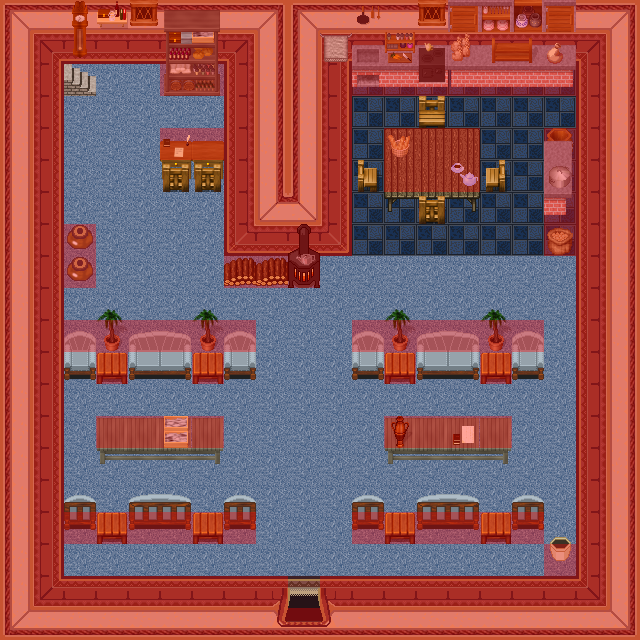

Tiled map render using the project's own tile images. Description and the map definition, with tile-layer contents summarised, below:
An orthogonal 20x20 tile map with 32x32 px tiles, 5 tile layers (0_floor, 1_terrain, 2_object, 3_roof, ...), 2 hidden layers not drawn, 32 tilesets.

<map version="1.2" tiledversion="1.2.0" orientation="orthogonal" renderorder="right-down" width="20" height="20" tilewidth="32" tileheight="32" infinite="0" nextlayerid="8" nextobjectid="1">
 <tileset firstgid="1" name="wall red" tilewidth="32" tileheight="32" tilecount="16" columns="4">
  <image source="../../tileset/building/wall/int_wall_dark_red.png" width="128" height="128" />
 </tileset>
 <tileset firstgid="17" name="int red wall" tilewidth="32" tileheight="32" tilecount="16" columns="4">
  <image source="../../tileset/building/wall/int_wall_dark_red_corners.png" width="128" height="128" />
 </tileset>
 <tileset firstgid="33" name="int red wall corners" tilewidth="32" tileheight="32" tilecount="8" columns="2">
  <image source="../../tileset/building/wall/int_wall_dark_red_corners_2.png" width="64" height="128" />
 </tileset>
 <tileset firstgid="41" name="dark red ns" tilewidth="32" tileheight="32" tilecount="12" columns="3">
  <image source="../../tileset/building/entrance/dark_red_ns.png" width="96" height="128" />
 </tileset>
 <tileset firstgid="53" name="pot on stone" tilewidth="32" tileheight="32" tilecount="1" columns="1">
  <image source="../../tileset/item/pot/pot_on_stone.png" width="32" height="32" />
 </tileset>
 <tileset firstgid="54" name="logic/collision" tilewidth="32" tileheight="32" tilecount="1" columns="1">
  <image source="../../tileset/logic/collision.png" width="32" height="32" />
 </tileset>
 <tileset firstgid="55" name="towels" tilewidth="32" tileheight="32" tilecount="24" columns="6">
  <image source="../../tileset/item/textile/towels.png" width="192" height="128" />
 </tileset>
 <tileset firstgid="79" name="window centered" tilewidth="32" tileheight="32" tilecount="1" columns="1">
  <image source="../../tileset/building/window/window_centered.png" width="32" height="32" />
 </tileset>
 <tileset firstgid="80" name="warmer" tilewidth="32" tileheight="32" tilecount="2" columns="1">
  <image source="../../tileset/furniture/kitchen/warmer.png" width="32" height="64" />
 </tileset>
 <tileset firstgid="82" name="barrel" tilewidth="32" tileheight="32" tilecount="2" columns="1">
  <image source="../../tileset/item/pot/barrel.png" width="32" height="64" />
 </tileset>
 <tileset firstgid="84" name="chair wooden" tilewidth="32" tileheight="32" tilecount="5" columns="5">
  <image source="../../tileset/furniture/chair/wooden.png" width="160" height="32" />
 </tileset>
 <tileset firstgid="89" name="sofa chair blue" tilewidth="32" tileheight="32" tilecount="12" columns="3">
  <image source="../../tileset/furniture/chair/sofa_chair_blue.png" width="96" height="128" />
 </tileset>
 <tileset firstgid="101" name="floor tiles" tilewidth="32" tileheight="32" tilecount="9" columns="3">
  <image source="../../tileset/ground/indoor/floor_tiles.png" width="96" height="96" />
 </tileset>
 <tileset firstgid="110" name="bottles and cups" tilewidth="32" tileheight="32" tilecount="16" columns="4">
  <image source="../../tileset/item/drink/bottles_and_cups.png" width="128" height="128" />
 </tileset>
 <tileset firstgid="126" name="bread" tilewidth="32" tileheight="32" tilecount="4" columns="4">
  <image source="../../tileset/item/food/bread.png" width="128" height="32" />
 </tileset>
 <tileset firstgid="130" name="books" tilewidth="32" tileheight="32" tilecount="4" columns="2">
  <image source="../../tileset/item/documents/books.png" width="64" height="64" />
 </tileset>
 <tileset firstgid="134" name="boxes" tilewidth="32" tileheight="32" tilecount="4" columns="2">
  <image source="../../tileset/item/boxes.png" width="64" height="64" />
 </tileset>
 <tileset firstgid="138" name="table gray plain" tilewidth="32" tileheight="32" tilecount="9" columns="3">
  <image source="../../tileset/furniture/table/grey_plain.png" width="96" height="96" />
 </tileset>
 <tileset firstgid="147" name="shelf 3" tilewidth="32" tileheight="32" tilecount="10" columns="2">
  <image source="../../tileset/furniture/shelve/shelf_3.png" width="64" height="160" />
 </tileset>
 <tileset firstgid="157" name="desk" tilewidth="32" tileheight="32" tilecount="4" columns="2">
  <image source="../../tileset/furniture/table/desk.png" width="64" height="64" />
 </tileset>
 <tileset firstgid="161" name="kitchen cabnets" tilewidth="32" tileheight="32" tilecount="44" columns="4">
  <image source="../../tileset/furniture/kitchen/cabinets.png" width="128" height="352" />
 </tileset>
 <tileset firstgid="205" name="household items" tilewidth="32" tileheight="32" tilecount="16" columns="4">
  <image source="../../tileset/item/household/food_preparation.png" width="128" height="128" />
 </tileset>
 <tileset firstgid="221" name="planted container" tilewidth="32" tileheight="32" tilecount="16" columns="4">
  <image source="../../tileset/plant/flower/planted_containers.png" width="128" height="128" />
 </tileset>
 <tileset firstgid="237" name="square" tilewidth="32" tileheight="32" tilecount="1" columns="1">
  <image source="../../tileset/furniture/table/square.png" width="32" height="32" />
 </tileset>
 <tileset firstgid="238" name="dark red detail ns" tilewidth="32" tileheight="32" tilecount="12" columns="3">
  <image source="../../tileset/building/entrance/dark_red_ns_detail.png" width="96" height="128" />
 </tileset>
 <tileset firstgid="250" name="items" tilewidth="32" tileheight="32" tilecount="4" columns="2">
  <image source="../../tileset/item/household/food_preparation_2.png" width="64" height="64" />
 </tileset>
 <tileset firstgid="254" name="items2" tilewidth="32" tileheight="32" tilecount="4" columns="2">
  <image source="../../tileset/item/drink/casks.png" width="64" height="64" />
 </tileset>
 <tileset firstgid="258" name="wooden clock" tilewidth="32" tileheight="32" tilecount="6" columns="1">
  <image source="../../tileset/furniture/clock/wooden_clock.png" width="32" height="192" />
 </tileset>
 <tileset firstgid="264" name="vendors table" tilewidth="32" tileheight="32" tilecount="35" columns="7">
  <image source="../../tileset/furniture/table/vendors_table.png" width="224" height="160" />
 </tileset>
 <tileset firstgid="299" name="stairs" tilewidth="32" tileheight="32" tilecount="12" columns="2">
  <image source="../../tileset/building/stairs/stairs.png" width="64" height="192" />
 </tileset>
 <tileset firstgid="311" name="mtpot" tilewidth="32" tileheight="32" tilecount="3" columns="1">
  <image source="../../tileset/item/pot/empty_pot.png" width="32" height="96" />
 </tileset>
 <tileset firstgid="314" name="item/firewood" tilewidth="32" tileheight="32" tilecount="12" columns="3">
  <image source="../../tileset/item/firewood.png" width="96" height="128" />
 </tileset>
 <layer id="1" name="0_floor" width="20" height="20">
  <data>[400 cells, 400 non-empty, 2 distinct tile ids]</data>
 </layer>
 <layer id="2" name="1_terrain" width="20" height="20">
  <data>[400 cells, 241 non-empty, 62 distinct tile ids]</data>
 </layer>
 <layer id="3" name="2_object" width="20" height="20">
  <data>[400 cells, 54 non-empty, 43 distinct tile ids]</data>
 </layer>
 <layer id="4" name="3_roof" width="20" height="20">
  <data>[400 cells, 21 non-empty, 13 distinct tile ids]</data>
 </layer>
 <layer id="5" name="objects" width="20" height="20" visible="0">
  <data>[400 cells, 0 non-empty, 0 distinct tile ids]</data>
 </layer>
 <layer id="6" name="collision" width="20" height="20" opacity="0.35">
  <data>[400 cells, 230 non-empty, 1 distinct tile ids]</data>
 </layer>
 <layer id="7" name="protection" width="20" height="20" visible="0">
  <data>[400 cells, 0 non-empty, 0 distinct tile ids]</data>
 </layer>
</map>
